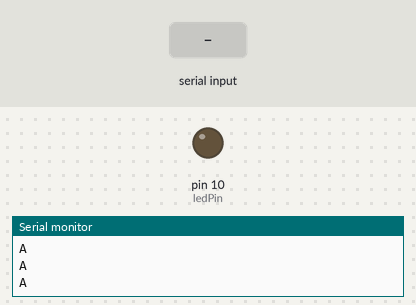
Recording of a sketch running on a simulated Arduino Uno, built with avr-gcc and run on an emulated ATmega328P. On the bench: output pins drawn as LEDs (lit = HIGH), the last lines printed to the serial monitor. Inputs (shaded band) come from the test bench.

Above: at 1.0 s.
1.1 s: "1" received over Serial
At 1.7 s:
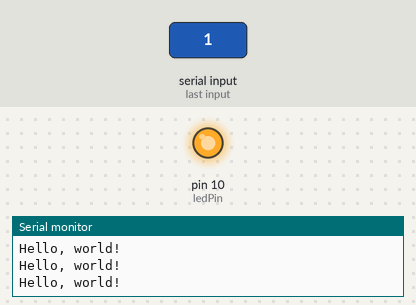
Timing chart, 0 to 4.1 s (numbered marks = the images above; inputs shaded):
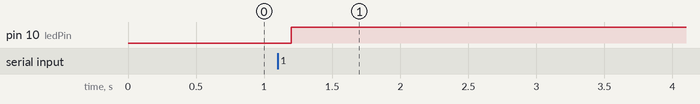

Measured:
- after the input at 1.1 s, pin 10 (ledPin): LOW → HIGH after 0.10 s

The sketch:

SimpleHandShake_arduino.ino
```cpp
char val; // Data received from the serial port
int ledPin = 10; // Set the pin to digital I/O 13
boolean ledState = LOW; //to toggle our LED

void setup()
{
  pinMode(ledPin, OUTPUT); // Set pin as OUTPUT
  //initialize serial communications at a 9600 baud rate
  Serial.begin(9600);
  establishContact();  // send a byte to establish contact until receiver responds
}

void loop()
{
  if (Serial.available() > 0) { // If data is available to read,
    val = Serial.read(); // read it and store it in val

    if(val == '1') //if we get a 1
    {
       ledState = !ledState; //flip the ledState
       digitalWrite(ledPin, ledState);
    }
    delay(100);
  }
    else {
    Serial.println("Hello, world!"); //send back a hello world
    delay(50);
    }
}

void establishContact() {
  while (Serial.available() <= 0) {
  Serial.println("A");   // send a capital A
  delay(300);
  }
}
```
